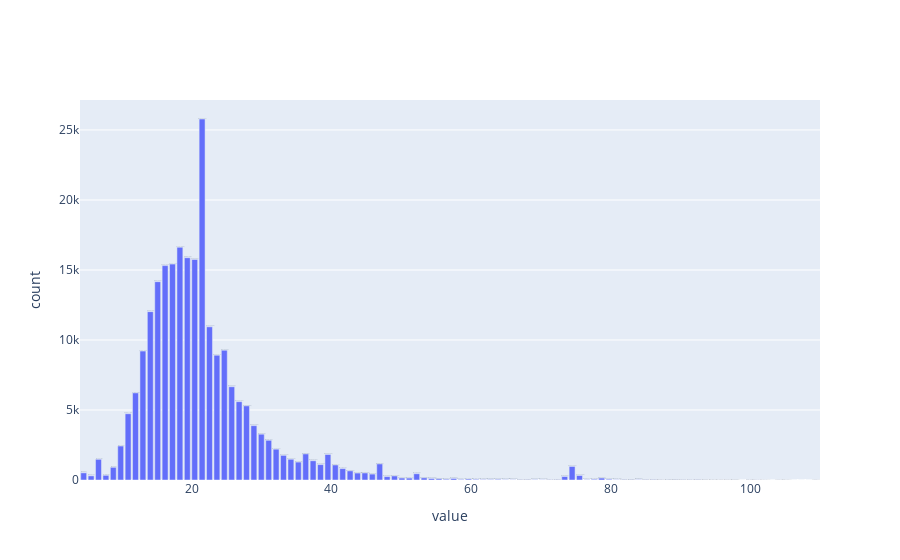

Here is the notebook cell this chart was saved with:
### Markdown cell above
### DomainLength

### Code cell
df1[['DomainLength']].hist(bins=100)
